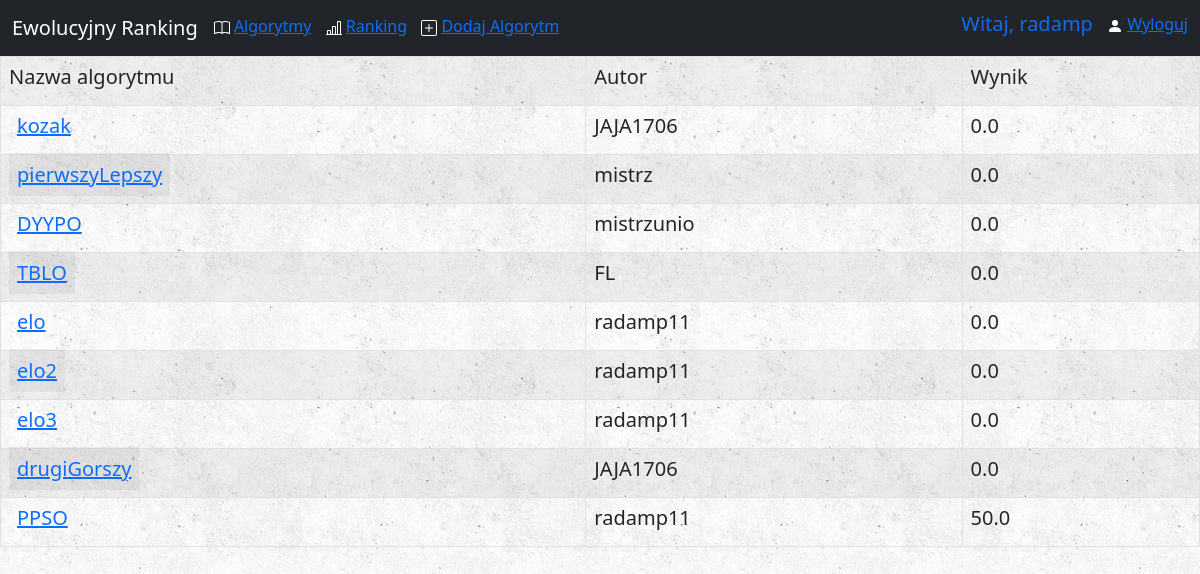
The app's page /ranking/ (signed in) with its own data.
### algorithms/models.py (models this page shows, shortened)
class Algorithm(models.Model):
    name = models.CharField(max_length = 40, unique = True)
    author = models.CharField(max_length = 30)  # nick użytkownika serwisu
    alg_file = models.FileField(upload_to='zip_files/')
    counted = models.BooleanField(default = False)
    num_of_fun = models.IntegerField(default = 0)
    SE = models.FloatField(default = 0)
    score = models.FloatField(default = 0)

### algorithms/views.py (the view)
# urls.py: path('ranking/', views.RankingView.as_view(), name='ranking'),
class RankingView(ListView):
    model = Algorithm
    template_name = 'algorithms/ranking.html'
    def get_queryset(self):
        min_SE = Algorithm.objects.all().aggregate(Min('SE'))
        print(min_SE['SE__min'])
        for alg in Algorithm.objects.all():
            print(alg.SE)
            alg.score = ((1 - (alg.SE - min_SE['SE__min'])/(alg.SE)) * 50)
            alg.save()
        return Algorithm.objects.order_by('score')

### algorithms/templates/algorithms/ranking.html
{% extends 'algorithms/base.html' %}
{% block body %}
{% if object_list %}
    <table class="table table-striped table-hover table-bordered">
        <tr class="table table-striped table-hover">
            <th><h5>Nazwa algorytmu</h5></th>
            <th><h5>Autor</h5></th>
            <th><h5>Wynik</h5></th>
        </tr>
        {% for alg in object_list %}
            <tr class="table table-striped table-hover">
                <td><h5><a href="{% url 'algorithms:detail' alg.id %}">{{ alg.name }}</a></h5></td>
                <td><h5>{{ alg.author }}</h5></td>
                <td><h5>{{ alg.score }}</h5></td>
            </tr>
        {% endfor %}
    </table>
{% else %}
    <h3>Nie dodano jeszcze żadnego algorytmu.</h3>
{% endif %}
{% endblock %}

### algorithms/templates/algorithms/base.html (shortened to what this page needs)
<!doctype html>
<html lang="en">
    <head>
    {% load static %}
    <link href="https://cdn.jsdelivr.net/npm/bootstrap@5.0.0-beta1/dist/css/bootstrap.min.css" rel="stylesheet">
    <link rel="stylesheet" type="text/css" href="{% static 'css/style.css' %}">
    </head>
    <body>
    <nav class="navbar navbar-expand-lg navbar-dark bg-dark">
        <div class="container-fluid">
                <a class="navbar-brand" href="{% url 'algorithms:home' %}">Ewolucyjny Ranking</a>
            <div class="collapse navbar-collapse" id="navbarSupportedContent">
                <ul class="nav navbar-nav me-auto mb-2 mb-lg-0">
                    <li class="nav-item">
                        <a "nav-link" aria-current="page" aria-hidden="true" href="{% url 'algorithms:index' %}">Algorytmy</a>
                    </li>
                    <li class="nav-item">
                        <h6>__</h6>
                    </li>
                    <li class="nav-item">
                        <a "nav-link" aria-current="page" aria-hidden="true" href="{% url 'algorithms:ranking' %}">Ranking</a>
                    </li>
                    <li class="nav-item">
                        <h6>__</h6>
                    </li>
                    <li class="nav-item">
                        <a "nav-link" aria-current="page" aria-hidden="true" href="{% url 'algorithms:add-alg' %}">Dodaj Algorytm</a>
                    </li>
                </ul>
                <ul class="nav navbar-nav me-right mb-2 mb-lg-0">
                    <li class="nav-item">
                        {% if user.is_authenticated %}
                            <h5 style="color: rgb(15, 106, 241);">Witaj, {{ user.get_username }}</h5>
                        {% endif %}
                    </li>
                    <li class="nav-item">
                        <h6>__</h6>
                    </li>
                    <li class="nav-item">
                        <svg xmlns="http://www.w3.org/2000/svg" width="16" height="16" fill="white" class="bi bi-person-fill" viewBox="0 0 16 16">
                            <path d="M3 14s-1 0-1-1 1-4 6-4 6 3 6 4-1 1-1 1H3zm5-6a3 3 0 1 0 0-6 3 3 0 0 0 0 6z"/>
                        </svg>
                        {% if user.is_authenticated %}
                            <a "nav-link" aria-current="page" aria-hidden="true" href="{% url 'algorithms:logout' %}">Wyloguj</a>
                        {% else %}
                            <a "nav-link" aria-current="page" aria-hidden="true" href="{% url 'algorithms:login' %}">Zaloguj</a>
                        {% endif %}
                    </li>
                </ul>
            </div>
        </div>
    </nav>
    {% block body %}
    {% endblock %}
    </body>
</html>

### static/css/style.css (style rules this page uses)
body { background: white url("../images/background.png"); }

### records on screen
Algorithm: name "kozak", author "JAJA1706", score "0.0"
Algorithm: name "pierwszyLepszy", author "mistrz", score "0.0"
Algorithm: name "DYYPO", author "mistrzunio", score "0.0"
Algorithm: name "TBLO", author "FL", score "0.0"
Algorithm: name "elo", author "radamp11", score "0.0"
Algorithm: name "elo2", author "radamp11", score "0.0"
Algorithm: name "elo3", author "radamp11", score "0.0"
Algorithm: name "drugiGorszy", author "JAJA1706", score "0.0"
Algorithm: name "PPSO", author "radamp11", score "50.0"

### other values on screen
{{ user.get_username }} "radamp"
